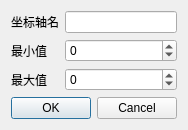
<?xml version="1.0" encoding="UTF-8"?>
<ui version="4.0">
 <class>SetAxis</class>
 <widget class="QDialog" name="SetAxis">
  <property name="geometry">
   <rect>
    <x>0</x>
    <y>0</y>
    <width>174</width>
    <height>119</height>
   </rect>
  </property>
  <property name="windowTitle">
   <string>Dialog</string>
  </property>
  <layout class="QGridLayout" name="gridLayout">
   <item row="0" column="0">
    <widget class="QLabel" name="label">
     <property name="text">
      <string>坐标轴名</string>
     </property>
    </widget>
   </item>
   <item row="0" column="1">
    <widget class="QLineEdit" name="lineEdit_name"/>
   </item>
   <item row="1" column="0">
    <widget class="QLabel" name="label_2">
     <property name="text">
      <string>最小值</string>
     </property>
    </widget>
   </item>
   <item row="1" column="1">
    <widget class="QSpinBox" name="spinBox_min">
     <property name="minimum">
      <number>-100000000</number>
     </property>
     <property name="maximum">
      <number>100000000</number>
     </property>
    </widget>
   </item>
   <item row="2" column="0">
    <widget class="QLabel" name="label_3">
     <property name="text">
      <string>最大值</string>
     </property>
    </widget>
   </item>
   <item row="2" column="1">
    <widget class="QSpinBox" name="spinBox_max">
     <property name="minimum">
      <number>-100000000</number>
     </property>
     <property name="maximum">
      <number>100000000</number>
     </property>
    </widget>
   </item>
   <item row="3" column="0" colspan="2">
    <widget class="QDialogButtonBox" name="buttonBox">
     <property name="orientation">
      <enum>Qt::Horizontal</enum>
     </property>
     <property name="standardButtons">
      <set>QDialogButtonBox::Cancel|QDialogButtonBox::Ok</set>
     </property>
    </widget>
   </item>
  </layout>
 </widget>
 <resources/>
 <connections>
  <connection>
   <sender>buttonBox</sender>
   <signal>accepted()</signal>
   <receiver>SetAxis</receiver>
   <slot>accept()</slot>
   <hints>
    <hint type="sourcelabel">
     <x>248</x>
     <y>254</y>
    </hint>
    <hint type="destinationlabel">
     <x>157</x>
     <y>274</y>
    </hint>
   </hints>
  </connection>
  <connection>
   <sender>buttonBox</sender>
   <signal>rejected()</signal>
   <receiver>SetAxis</receiver>
   <slot>reject()</slot>
   <hints>
    <hint type="sourcelabel">
     <x>316</x>
     <y>260</y>
    </hint>
    <hint type="destinationlabel">
     <x>286</x>
     <y>274</y>
    </hint>
   </hints>
  </connection>
 </connections>
</ui>
